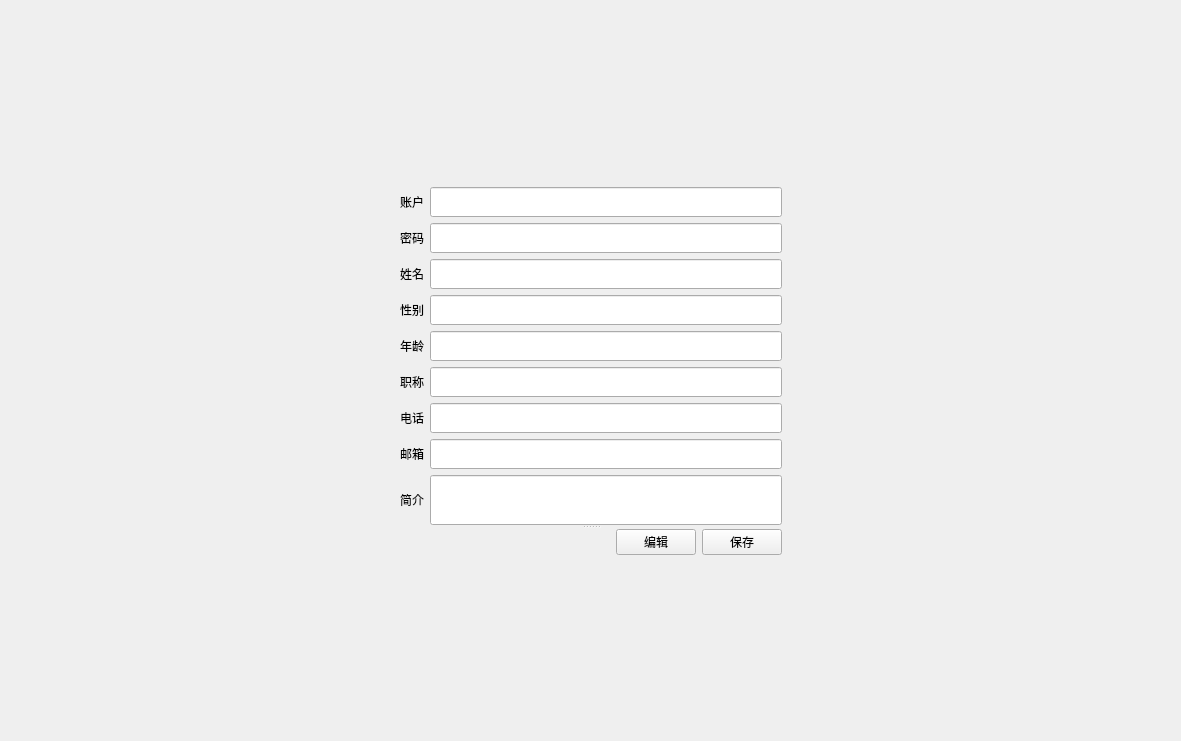
<?xml version="1.0" encoding="UTF-8"?>
<ui version="4.0">
 <class>ChangeWindow</class>
 <widget class="QWidget" name="ChangeWindow">
  <property name="geometry">
   <rect>
    <x>0</x>
    <y>0</y>
    <width>1181</width>
    <height>741</height>
   </rect>
  </property>
  <property name="windowTitle">
   <string>账户设置窗口</string>
  </property>
  <layout class="QGridLayout" name="gridLayout_4">
   <item row="0" column="0">
    <layout class="QGridLayout" name="gridLayout_3">
     <item row="0" column="0">
      <spacer name="horizontalSpacer_2">
       <property name="orientation">
        <enum>Qt::Horizontal</enum>
       </property>
       <property name="sizeHint" stdset="0">
        <size>
         <width>40</width>
         <height>20</height>
        </size>
       </property>
      </spacer>
     </item>
     <item row="0" column="1">
      <widget class="QWidget" name="widget" native="true">
       <property name="minimumSize">
        <size>
         <width>400</width>
         <height>300</height>
        </size>
       </property>
       <layout class="QGridLayout" name="gridLayout_2">
        <item row="0" column="0">
         <spacer name="verticalSpacer">
          <property name="orientation">
           <enum>Qt::Vertical</enum>
          </property>
          <property name="sizeHint" stdset="0">
           <size>
            <width>20</width>
            <height>40</height>
           </size>
          </property>
         </spacer>
        </item>
        <item row="1" column="0">
         <layout class="QVBoxLayout" name="verticalLayout">
          <item>
           <layout class="QHBoxLayout" name="horizontalLayout_2">
            <item>
             <widget class="QSplitter" name="splitter">
              <property name="orientation">
               <enum>Qt::Vertical</enum>
              </property>
              <widget class="QWidget" name="layoutWidget">
               <layout class="QGridLayout" name="gridLayout">
                <item row="5" column="1">
                 <widget class="QLineEdit" name="lineEditJobTitle">
                  <property name="minimumSize">
                   <size>
                    <width>0</width>
                    <height>30</height>
                   </size>
                  </property>
                 </widget>
                </item>
                <item row="8" column="0">
                 <widget class="QLabel" name="label_9">
                  <property name="text">
                   <string>简介</string>
                  </property>
                 </widget>
                </item>
                <item row="7" column="0">
                 <widget class="QLabel" name="label_8">
                  <property name="text">
                   <string>邮箱</string>
                  </property>
                 </widget>
                </item>
                <item row="8" column="1">
                 <widget class="QLineEdit" name="lineEditIntroduct">
                  <property name="minimumSize">
                   <size>
                    <width>0</width>
                    <height>50</height>
                   </size>
                  </property>
                 </widget>
                </item>
                <item row="2" column="0">
                 <widget class="QLabel" name="label_3">
                  <property name="text">
                   <string>姓名</string>
                  </property>
                 </widget>
                </item>
                <item row="4" column="0">
                 <widget class="QLabel" name="label_5">
                  <property name="text">
                   <string>年龄</string>
                  </property>
                 </widget>
                </item>
                <item row="7" column="1">
                 <widget class="QLineEdit" name="lineEditMailBox">
                  <property name="minimumSize">
                   <size>
                    <width>0</width>
                    <height>30</height>
                   </size>
                  </property>
                 </widget>
                </item>
                <item row="1" column="1">
                 <widget class="QLineEdit" name="lineEditPassword">
                  <property name="minimumSize">
                   <size>
                    <width>0</width>
                    <height>30</height>
                   </size>
                  </property>
                 </widget>
                </item>
                <item row="6" column="0">
                 <widget class="QLabel" name="label_7">
                  <property name="text">
                   <string>电话</string>
                  </property>
                 </widget>
                </item>
                <item row="3" column="1">
                 <widget class="QLineEdit" name="lineEditSex">
                  <property name="minimumSize">
                   <size>
                    <width>0</width>
                    <height>30</height>
                   </size>
                  </property>
                 </widget>
                </item>
                <item row="0" column="1">
                 <widget class="QLineEdit" name="lineEditAccount">
                  <property name="minimumSize">
                   <size>
                    <width>0</width>
                    <height>30</height>
                   </size>
                  </property>
                 </widget>
                </item>
                <item row="4" column="1">
                 <widget class="QLineEdit" name="lineEditAge">
                  <property name="minimumSize">
                   <size>
                    <width>0</width>
                    <height>30</height>
                   </size>
                  </property>
                 </widget>
                </item>
                <item row="0" column="0">
                 <widget class="QLabel" name="label">
                  <property name="text">
                   <string>账户</string>
                  </property>
                 </widget>
                </item>
                <item row="3" column="0">
                 <widget class="QLabel" name="label_4">
                  <property name="text">
                   <string>性别</string>
                  </property>
                 </widget>
                </item>
                <item row="5" column="0">
                 <widget class="QLabel" name="label_6">
                  <property name="text">
                   <string>职称</string>
                  </property>
                 </widget>
                </item>
                <item row="6" column="1">
                 <widget class="QLineEdit" name="lineEditPhone">
                  <property name="minimumSize">
                   <size>
                    <width>0</width>
                    <height>30</height>
                   </size>
                  </property>
                 </widget>
                </item>
                <item row="1" column="0">
                 <widget class="QLabel" name="label_2">
                  <property name="text">
                   <string>密码</string>
                  </property>
                 </widget>
                </item>
                <item row="2" column="1">
                 <widget class="QLineEdit" name="lineEditName">
                  <property name="minimumSize">
                   <size>
                    <width>0</width>
                    <height>30</height>
                   </size>
                  </property>
                 </widget>
                </item>
               </layout>
              </widget>
              <widget class="QWidget" name="layoutWidget">
               <layout class="QHBoxLayout" name="horizontalLayout">
                <item>
                 <spacer name="horizontalSpacer">
                  <property name="orientation">
                   <enum>Qt::Horizontal</enum>
                  </property>
                  <property name="sizeHint" stdset="0">
                   <size>
                    <width>40</width>
                    <height>20</height>
                   </size>
                  </property>
                 </spacer>
                </item>
                <item>
                 <widget class="QPushButton" name="EditButton">
                  <property name="text">
                   <string>编辑</string>
                  </property>
                 </widget>
                </item>
                <item>
                 <widget class="QPushButton" name="SaveButton">
                  <property name="text">
                   <string>保存</string>
                  </property>
                 </widget>
                </item>
               </layout>
              </widget>
             </widget>
            </item>
           </layout>
          </item>
         </layout>
        </item>
        <item row="2" column="0">
         <spacer name="verticalSpacer_2">
          <property name="orientation">
           <enum>Qt::Vertical</enum>
          </property>
          <property name="sizeHint" stdset="0">
           <size>
            <width>20</width>
            <height>40</height>
           </size>
          </property>
         </spacer>
        </item>
       </layout>
      </widget>
     </item>
     <item row="0" column="2">
      <spacer name="horizontalSpacer_3">
       <property name="orientation">
        <enum>Qt::Horizontal</enum>
       </property>
       <property name="sizeHint" stdset="0">
        <size>
         <width>40</width>
         <height>20</height>
        </size>
       </property>
      </spacer>
     </item>
    </layout>
   </item>
  </layout>
 </widget>
 <resources/>
 <connections/>
</ui>
